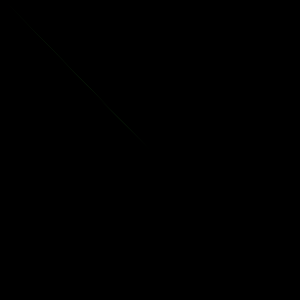
Frame 1 (no input)
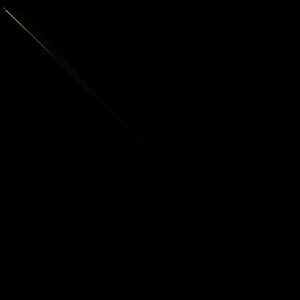
Frame 60 (the mouse pressed at the canvas centre just before this capture)
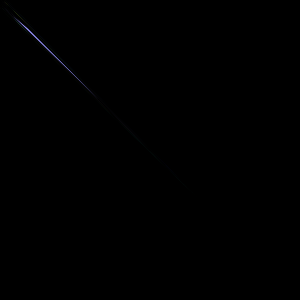
Frame 120 (the mouse held since frame 60 and released just before this capture)

The Processing sketch that drew these frames (run headless with seeded random() and noise(); from frame 60 on, the mouse is pressed at the canvas centre):

// Processing sketch: processing_79853
// ── processing_79853.pde

void setup() {
  size ( 300,300);
  smooth();
  background(0);
  mouseX=width/2;
  mouseY=height/2;
}
void draw(){
float r = random(200);
fill(random (256),random (256),random (256) );
triangle(mouseX,mouseY,r,r,random(8),random(10));
r= r+ 20;
}
